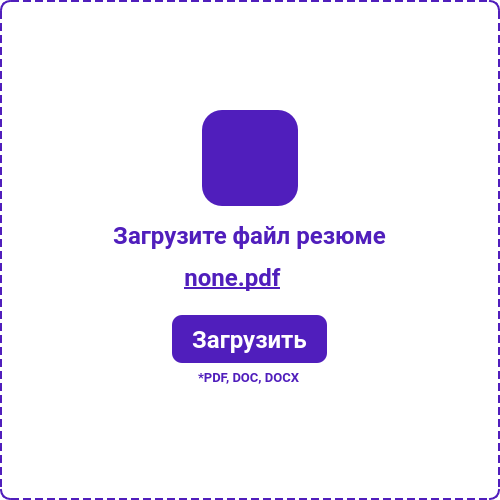
     <widget class="QFrame" name="addFrame">
      <property name="minimumSize">
       <size>
        <width>500</width>
        <height>500</height>
       </size>
      </property>
      <property name="maximumSize">
       <size>
        <width>500</width>
        <height>500</height>
       </size>
      </property>
      <property name="layoutDirection">
       <enum>Qt::LeftToRight</enum>
      </property>
      <property name="styleSheet">
       <string notr="true">QWidget {
	background-color: #FFFFFF;
	border: 2px dashed #501EBC;
	border-radius: 10px;
}</string>
      </property>
      <layout class="QVBoxLayout" name="verticalLayout_3">
       <property name="spacing">
        <number>5</number>
       </property>
       <property name="leftMargin">
        <number>0</number>
       </property>
       <property name="topMargin">
        <number>0</number>
       </property>
       <property name="rightMargin">
        <number>0</number>
       </property>
       <property name="bottomMargin">
        <number>0</number>
       </property>
       <item>
        <spacer name="verticalSpacer">
         <property name="orientation">
          <enum>Qt::Vertical</enum>
         </property>
         <property name="sizeHint" stdset="0">
          <size>
           <width>20</width>
           <height>40</height>
          </size>
         </property>
        </spacer>
       </item>
       <item>
        <layout class="QHBoxLayout" name="bigButton">
         <item>
          <spacer name="horizontalSpacer_3">
           <property name="orientation">
            <enum>Qt::Horizontal</enum>
           </property>
           <property name="sizeHint" stdset="0">
            <size>
             <width>40</width>
             <height>20</height>
            </size>
           </property>
          </spacer>
         </item>
         <item>
          <widget class="QPushButton" name="pushBigButton">
           <property name="sizePolicy">
            <sizepolicy hsizetype="Minimum" vsizetype="Fixed">
             <horstretch>96</horstretch>
             <verstretch>96</verstretch>
            </sizepolicy>
           </property>
           <property name="minimumSize">
            <size>
             <width>96</width>
             <height>96</height>
            </size>
           </property>
           <property name="maximumSize">
            <size>
             <width>96</width>
             <height>96</height>
            </size>
           </property>
           <property name="layoutDirection">
            <enum>Qt::LeftToRight</enum>
           </property>
           <property name="styleSheet">
            <string notr="true">QPushButton {
	background-color: rgb(80, 30, 188);
	border: none;
	border-radius: 20px;
}

QPushButton:hover {
	background-color: rgb(50, 19, 116);
}</string>
           </property>
           <property name="text">
            <string/>
           </property>
           <property name="icon">
            <iconset resource="Icons.qrc">
             <normaloff>:/Icons/Icons And Logo/File.png</normaloff>:/Icons/Icons And Logo/File.png</iconset>
           </property>
           <property name="iconSize">
            <size>
             <width>56</width>
             <height>56</height>
            </size>
           </property>
          </widget>
         </item>
         <item>
          <spacer name="horizontalSpacer_4">
           <property name="orientation">
            <enum>Qt::Horizontal</enum>
           </property>
           <property name="sizeHint" stdset="0">
            <size>
             <width>40</width>
             <height>20</height>
            </size>
           </property>
          </spacer>
         </item>
        </layout>
       </item>
       <item alignment="Qt::AlignHCenter">
        <widget class="QFrame" name="text">
         <property name="styleSheet">
          <string notr="true">border:none;</string>
         </property>
         <layout class="QVBoxLayout" name="verticalLayout_2">
          <property name="spacing">
           <number>5</number>
          </property>
          <property name="leftMargin">
           <number>0</number>
          </property>
          <property name="topMargin">
           <number>10</number>
          </property>
          <property name="rightMargin">
           <number>0</number>
          </property>
          <property name="bottomMargin">
           <number>10</number>
          </property>
          <item alignment="Qt::AlignHCenter">
           <widget class="QLabel" name="text_1">
            <property name="sizePolicy">
             <sizepolicy hsizetype="Preferred" vsizetype="Preferred">
              <horstretch>0</horstretch>
              <verstretch>28</verstretch>
             </sizepolicy>
            </property>
            <property name="minimumSize">
             <size>
              <width>0</width>
              <height>28</height>
             </size>
            </property>
            <property name="maximumSize">
             <size>
              <width>16777215</width>
              <height>28</height>
             </size>
            </property>
            <property name="palette">
             <palette>
              <active>
               <colorrole role="WindowText">
                <brush brushstyle="SolidPattern">
                 <color alpha="255">
                  <red>80</red>
                  <green>30</green>
                  <blue>188</blue>
                 </color>
                </brush>
               </colorrole>
               <colorrole role="Button">
                <brush brushstyle="SolidPattern">
                 <color alpha="255">
                  <red>255</red>
                  <green>255</green>
                  <blue>255</blue>
                 </color>
                </brush>
               </colorrole>
               <colorrole role="Base">
                <brush brushstyle="SolidPattern">
                 <color alpha="255">
                  <red>255</red>
                  <green>255</green>
                  <blue>255</blue>
                 </color>
                </brush>
               </colorrole>
               <colorrole role="Window">
                <brush brushstyle="SolidPattern">
                 <color alpha="255">
                  <red>255</red>
                  <green>255</green>
                  <blue>255</blue>
                 </color>
                </brush>
               </colorrole>
              </active>
              <inactive>
               <colorrole role="WindowText">
                <brush brushstyle="SolidPattern">
                 <color alpha="255">
                  <red>80</red>
                  <green>30</green>
                  <blue>188</blue>
                 </color>
                </brush>
               </colorrole>
               <colorrole role="Button">
                <brush brushstyle="SolidPattern">
                 <color alpha="255">
                  <red>255</red>
                  <green>255</green>
                  <blue>255</blue>
                 </color>
                </brush>
               </colorrole>
               <colorrole role="Base">
                <brush brushstyle="SolidPattern">
                 <color alpha="255">
                  <red>255</red>
                  <green>255</green>
                  <blue>255</blue>
                 </color>
                </brush>
               </colorrole>
               <colorrole role="Window">
                <brush brushstyle="SolidPattern">
                 <color alpha="255">
                  <red>255</red>
                  <green>255</green>
                  <blue>255</blue>
                 </color>
                </brush>
               </colorrole>
              </inactive>
              <disabled>
               <colorrole role="WindowText">
                <brush brushstyle="SolidPattern">
                 <color alpha="255">
                  <red>120</red>
                  <green>120</green>
                  <blue>120</blue>
                 </color>
                </brush>
               </colorrole>
               <colorrole role="Button">
                <brush brushstyle="SolidPattern">
                 <color alpha="255">
                  <red>255</red>
                  <green>255</green>
                  <blue>255</blue>
                 </color>
                </brush>
               </colorrole>
               <colorrole role="Base">
                <brush brushstyle="SolidPattern">
                 <color alpha="255">
                  <red>255</red>
                  <green>255</green>
                  <blue>255</blue>
                 </color>
                </brush>
               </colorrole>
               <colorrole role="Window">
                <brush brushstyle="SolidPattern">
                 <color alpha="255">
                  <red>255</red>
                  <green>255</green>
                  <blue>255</blue>
                 </color>
                </brush>
               </colorrole>
              </disabled>
             </palette>
            </property>
            <property name="font">
             <font>
              <family>Roboto</family>
              <pointsize>18</pointsize>
              <weight>75</weight>
              <bold>true</bold>
             </font>
            </property>
            <property name="styleSheet">
             <string notr="true">border: none;</string>
            </property>
            <property name="text">
             <string>Загрузите файл резюме</string>
            </property>
            <property name="alignment">
             <set>Qt::AlignCenter</set>
            </property>
           </widget>
          </item>
          <item alignment="Qt::AlignHCenter">
           <widget class="QFrame" name="textFrame">
            <layout class="QHBoxLayout" name="horizontalLayout">
             <property name="spacing">
              <number>10</number>
             </property>
             <item>
              <widget class="QLabel" name="file">
               <property name="sizePolicy">
                <sizepolicy hsizetype="Preferred" vsizetype="Preferred">
                 <horstretch>0</horstretch>
                 <verstretch>28</verstretch>
                </sizepolicy>
               </property>
               <property name="minimumSize">
                <size>
                 <width>0</width>
                 <height>28</height>
                </size>
               </property>
               <property name="maximumSize">
                <size>
                 <width>360</width>
                 <height>28</height>
                </size>
               </property>
               <property name="palette">
                <palette>
                 <active>
                  <colorrole role="WindowText">
                   <brush brushstyle="SolidPattern">
                    <color alpha="255">
                     <red>80</red>
                     <green>30</green>
                     <blue>188</blue>
                    </color>
                   </brush>
                  </colorrole>
                  <colorrole role="Button">
                   <brush brushstyle="SolidPattern">
                    <color alpha="255">
                     <red>255</red>
                     <green>255</green>
                     <blue>255</blue>
                    </color>
                   </brush>
                  </colorrole>
                  <colorrole role="Base">
                   <brush brushstyle="SolidPattern">
                    <color alpha="255">
                     <red>255</red>
                     <green>255</green>
                     <blue>255</blue>
                    </color>
                   </brush>
                  </colorrole>
                  <colorrole role="Window">
                   <brush brushstyle="SolidPattern">
                    <color alpha="255">
                     <red>255</red>
                     <green>255</green>
                     <blue>255</blue>
                    </color>
                   </brush>
                  </colorrole>
                 </active>
                 <inactive>
                  <colorrole role="WindowText">
                   <brush brushstyle="SolidPattern">
                    <color alpha="255">
                     <red>80</red>
                     <green>30</green>
                     <blue>188</blue>
                    </color>
                   </brush>
                  </colorrole>
                  <colorrole role="Button">
                   <brush brushstyle="SolidPattern">
                    <color alpha="255">
                     <red>255</red>
                     <green>255</green>
                     <blue>255</blue>
                    </color>
                   </brush>
                  </colorrole>
                  <colorrole role="Base">
                   <brush brushstyle="SolidPattern">
                    <color alpha="255">
                     <red>255</red>
                     <green>255</green>
                     <blue>255</blue>
                    </color>
                   </brush>
                  </colorrole>
                  <colorrole role="Window">
                   <brush brushstyle="SolidPattern">
                    <color alpha="255">
                     <red>255</red>
                     <green>255</green>
                     <blue>255</blue>
                    </color>
                   </brush>
                  </colorrole>
                 </inactive>
                 <disabled>
                  <colorrole role="WindowText">
                   <brush brushstyle="SolidPattern">
                    <color alpha="255">
                     <red>120</red>
                     <green>120</green>
                     <blue>120</blue>
                    </color>
                   </brush>
                  </colorrole>
                  <colorrole role="Button">
                   <brush brushstyle="SolidPattern">
                    <color alpha="255">
                     <red>255</red>
                     <green>255</green>
                     <blue>255</blue>
                    </color>
                   </brush>
                  </colorrole>
                  <colorrole role="Base">
                   <brush brushstyle="SolidPattern">
                    <color alpha="255">
                     <red>255</red>
                     <green>255</green>
                     <blue>255</blue>
                    </color>
                   </brush>
                  </colorrole>
                  <colorrole role="Window">
                   <brush brushstyle="SolidPattern">
                    <color alpha="255">
                     <red>255</red>
                     <green>255</green>
                     <blue>255</blue>
                    </color>
                   </brush>
                  </colorrole>
                 </disabled>
                </palette>
               </property>
               <property name="font">
                <font>
                 <family>Roboto</family>
                 <pointsize>18</pointsize>
                 <weight>75</weight>
                 <bold>true</bold>
                 <underline>true</underline>
                 <strikeout>false</strikeout>
                </font>
               </property>
               <property name="layoutDirection">
                <enum>Qt::LeftToRight</enum>
               </property>
               <property name="styleSheet">
                <string notr="true">border: none;</string>
               </property>
               <property name="text">
                <string>none.pdf</string>
               </property>
               <property name="alignment">
                <set>Qt::AlignCenter</set>
               </property>
              </widget>
             </item>
             <item>
              <widget class="QPushButton" name="pushButtonDelete">
               <property name="minimumSize">
                <size>
                 <width>24</width>
                 <height>24</height>
                </size>
               </property>
               <property name="maximumSize">
                <size>
                 <width>24</width>
                 <height>24</height>
                </size>
               </property>
               <property name="styleSheet">
                <string notr="true">border: none;</string>
               </property>
               <property name="text">
                <string/>
               </property>
               <property name="icon">
                <iconset resource="Icons.qrc">
                 <normaloff>:/Icons/Icons And Logo/Trash_purple.png</normaloff>:/Icons/Icons And Logo/Trash_purple.png</iconset>
               </property>
               <property name="iconSize">
                <size>
                 <width>24</width>
                 <height>24</height>
                </size>
               </property>
              </widget>
             </item>
            </layout>
           </widget>
          </item>
         </layout>
        </widget>
       </item>
       <item alignment="Qt::AlignHCenter">
        <widget class="QFrame" name="download">
         <property name="styleSheet">
          <string notr="true">border: none;</string>
         </property>
         <layout class="QVBoxLayout" name="verticalLayout">
          <property name="spacing">
           <number>0</number>
          </property>
          <property name="leftMargin">
           <number>0</number>
          </property>
          <property name="topMargin">
           <number>0</number>
          </property>
          <property name="rightMargin">
           <number>0</number>
          </property>
          <property name="bottomMargin">
           <number>0</number>
          </property>
          <item>
           <widget class="QPushButton" name="downloadButton">
            <property name="enabled">
             <bool>true</bool>
            </property>
            <property name="sizePolicy">
             <sizepolicy hsizetype="Fixed" vsizetype="Fixed">
              <horstretch>0</horstretch>
              <verstretch>0</verstretch>
             </sizepolicy>
            </property>
            <property name="minimumSize">
             <size>
              <width>155</width>
              <height>48</height>
             </size>
            </property>
            <property name="maximumSize">
             <size>
              <width>155</width>
              <height>16777215</height>
             </size>
            </property>
            <property name="palette">
             <palette>
              <active>
               <colorrole role="Button">
                <brush brushstyle="SolidPattern">
                 <color alpha="255">
                  <red>80</red>
                  <green>30</green>
                  <blue>188</blue>
                 </color>
                </brush>
               </colorrole>
               <colorrole role="ButtonText">
                <brush brushstyle="SolidPattern">
                 <color alpha="255">
                  <red>255</red>
                  <green>255</green>
                  <blue>255</blue>
                 </color>
                </brush>
               </colorrole>
               <colorrole role="Base">
                <brush brushstyle="SolidPattern">
                 <color alpha="255">
                  <red>80</red>
                  <green>30</green>
                  <blue>188</blue>
                 </color>
                </brush>
               </colorrole>
               <colorrole role="Window">
                <brush brushstyle="SolidPattern">
                 <color alpha="255">
                  <red>80</red>
                  <green>30</green>
                  <blue>188</blue>
                 </color>
                </brush>
               </colorrole>
              </active>
              <inactive>
               <colorrole role="Button">
                <brush brushstyle="SolidPattern">
                 <color alpha="255">
                  <red>80</red>
                  <green>30</green>
                  <blue>188</blue>
                 </color>
                </brush>
               </colorrole>
               <colorrole role="ButtonText">
                <brush brushstyle="SolidPattern">
                 <color alpha="255">
                  <red>255</red>
                  <green>255</green>
                  <blue>255</blue>
                 </color>
                </brush>
               </colorrole>
               <colorrole role="Base">
                <brush brushstyle="SolidPattern">
                 <color alpha="255">
                  <red>80</red>
                  <green>30</green>
                  <blue>188</blue>
                 </color>
                </brush>
               </colorrole>
               <colorrole role="Window">
                <brush brushstyle="SolidPattern">
                 <color alpha="255">
                  <red>80</red>
                  <green>30</green>
                  <blue>188</blue>
                 </color>
                </brush>
               </colorrole>
              </inactive>
              <disabled>
               <colorrole role="Button">
                <brush brushstyle="SolidPattern">
                 <color alpha="255">
                  <red>80</red>
                  <green>30</green>
                  <blue>188</blue>
                 </color>
                </brush>
               </colorrole>
               <colorrole role="ButtonText">
                <brush brushstyle="SolidPattern">
                 <color alpha="255">
                  <red>120</red>
                  <green>120</green>
                  <blue>120</blue>
                 </color>
                </brush>
               </colorrole>
               <colorrole role="Base">
                <brush brushstyle="SolidPattern">
                 <color alpha="255">
                  <red>80</red>
                  <green>30</green>
                  <blue>188</blue>
                 </color>
                </brush>
               </colorrole>
               <colorrole role="Window">
                <brush brushstyle="SolidPattern">
                 <color alpha="255">
                  <red>80</red>
                  <green>30</green>
                  <blue>188</blue>
                 </color>
                </brush>
               </colorrole>
              </disabled>
             </palette>
            </property>
            <property name="font">
             <font>
              <family>Roboto</family>
              <pointsize>18</pointsize>
              <weight>75</weight>
              <bold>true</bold>
             </font>
            </property>
            <property name="styleSheet">
             <string notr="true">QPushButton {
	background-color: rgb(80, 30, 188);
	border: none;
	border-radius: 10px;
}

QPushButton:hover {
	background-color: rgb(50, 19, 116);
}</string>
            </property>
            <property name="text">
             <string>Загрузить</string>
            </property>
            <property name="iconSize">
             <size>
              <width>20</width>
              <height>20</height>
             </size>
            </property>
           </widget>
          </item>
          <item alignment="Qt::AlignHCenter">
           <widget class="QLabel" name="textFiles">
            <property name="sizePolicy">
             <sizepolicy hsizetype="Preferred" vsizetype="Preferred">
              <horstretch>0</horstretch>
              <verstretch>28</verstretch>
             </sizepolicy>
            </property>
            <property name="minimumSize">
             <size>
              <width>0</width>
              <height>28</height>
             </size>
            </property>
            <property name="maximumSize">
             <size>
              <width>16777215</width>
              <height>28</height>
             </size>
            </property>
            <property name="palette">
             <palette>
              <active>
               <colorrole role="WindowText">
                <brush brushstyle="SolidPattern">
                 <color alpha="255">
                  <red>80</red>
                  <green>30</green>
                  <blue>188</blue>
                 </color>
                </brush>
               </colorrole>
               <colorrole role="Button">
                <brush brushstyle="SolidPattern">
                 <color alpha="255">
                  <red>255</red>
                  <green>255</green>
                  <blue>255</blue>
                 </color>
                </brush>
               </colorrole>
               <colorrole role="Base">
                <brush brushstyle="SolidPattern">
                 <color alpha="255">
                  <red>255</red>
                  <green>255</green>
                  <blue>255</blue>
                 </color>
                </brush>
               </colorrole>
               <colorrole role="Window">
                <brush brushstyle="SolidPattern">
                 <color alpha="255">
                  <red>255</red>
                  <green>255</green>
                  <blue>255</blue>
                 </color>
                </brush>
               </colorrole>
              </active>
              <inactive>
               <colorrole role="WindowText">
                <brush brushstyle="SolidPattern">
                 <color alpha="255">
                  <red>80</red>
                  <green>30</green>
                  <blue>188</blue>
                 </color>
                </brush>
               </colorrole>
               <colorrole role="Button">
                <brush brushstyle="SolidPattern">
                 <color alpha="255">
                  <red>255</red>
                  <green>255</green>
                  <blue>255</blue>
                 </color>
                </brush>
               </colorrole>
               <colorrole role="Base">
                <brush brushstyle="SolidPattern">
                 <color alpha="255">
                  <red>255</red>
                  <green>255</green>
                  <blue>255</blue>
                 </color>
                </brush>
               </colorrole>
               <colorrole role="Window">
                <brush brushstyle="SolidPattern">
                 <color alpha="255">
                  <red>255</red>
                  <green>255</green>
                  <blue>255</blue>
                 </color>
                </brush>
               </colorrole>
              </inactive>
              <disabled>
               <colorrole role="WindowText">
                <brush brushstyle="SolidPattern">
                 <color alpha="255">
                  <red>120</red>
                  <green>120</green>
                  <blue>120</blue>
                 </color>
                </brush>
               </colorrole>
               <colorrole role="Button">
                <brush brushstyle="SolidPattern">
                 <color alpha="255">
                  <red>255</red>
                  <green>255</green>
                  <blue>255</blue>
                 </color>
                </brush>
               </colorrole>
               <colorrole role="Base">
                <brush brushstyle="SolidPattern">
                 <color alpha="255">
                  <red>255</red>
                  <green>255</green>
                  <blue>255</blue>
                 </color>
                </brush>
               </colorrole>
               <colorrole role="Window">
                <brush brushstyle="SolidPattern">
                 <color alpha="255">
                  <red>255</red>
                  <green>255</green>
                  <blue>255</blue>
                 </color>
                </brush>
               </colorrole>
              </disabled>
             </palette>
            </property>
            <property name="font">
             <font>
              <family>Roboto</family>
              <pointsize>10</pointsize>
              <weight>75</weight>
              <bold>true</bold>
             </font>
            </property>
            <property name="styleSheet">
             <string notr="true">border: none;</string>
            </property>
            <property name="text">
             <string>*PDF, DOC, DOCX</string>
            </property>
           </widget>
          </item>
         </layout>
        </widget>
       </item>
       <item>
        <spacer name="verticalSpacer_2">
         <property name="orientation">
          <enum>Qt::Vertical</enum>
         </property>
         <property name="sizeHint" stdset="0">
          <size>
           <width>20</width>
           <height>40</height>
          </size>
         </property>
        </spacer>
       </item>
      </layout>
     </widget>
